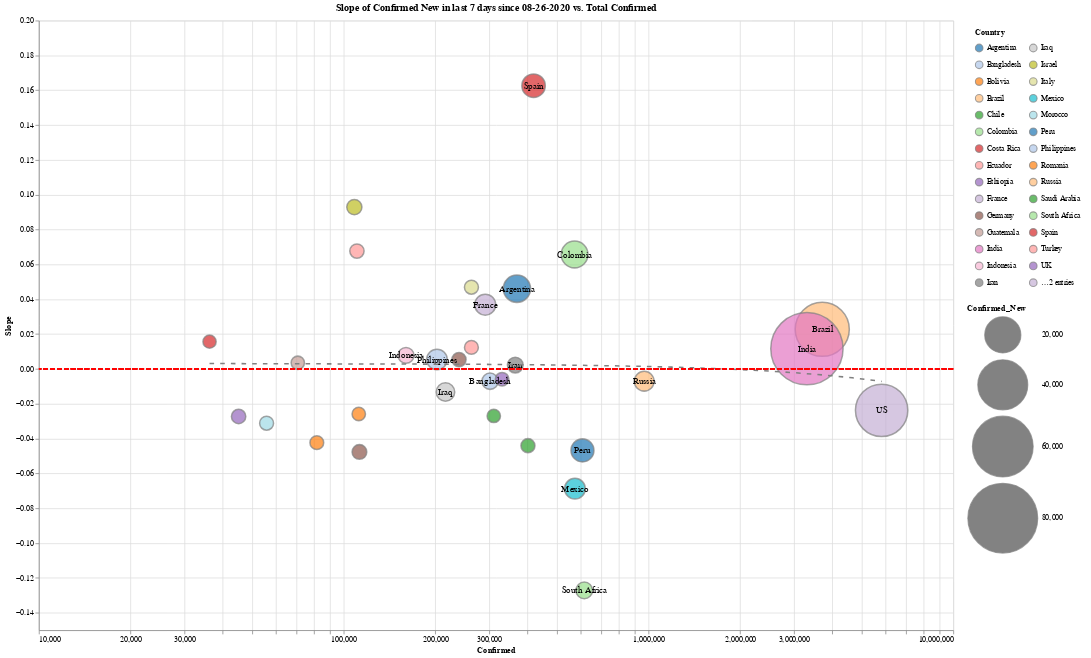

Source (notebook cell):
### Markdown cell above
# Country Level

### Code cell
slope_chart(country_level, 'Country', 0, xscale='log', limit=1000, scale=3, window=7).properties(
    width=1200,
    height=800
).interactive()

### Figure 1 — Vega-Lite specification as saved in the notebook (floating-point values rounded to 4 significant figures)
{"config": {"view": {"continuousWidth": 400, "continuousHeight": 300}}, "layer": [{"mark": {"type": "point", "filled": true, "stroke": "grey"}, "encoding": {"color": {"type": "nominal", "field": "Country", "legend": {"clipHeight": 20, "columns": 2, "padding": 10}, "scale": {"scheme": "category20"}}, "size": {"type": "quantitative", "field": "Confirmed_New", "scale": {"domain": [1002.0, 85690.0], "range": [300, 9000]}}, "tooltip": [{"type": "nominal", "field": "Country"}, {"type": "quantitative", "field": "Confirmed"}, {"type": "quantitative", "field": "Slope"}, {"type": "quantitative", "field": "Confirmed_New"}], "x": {"type": "quantitative", "axis": {"offset": 0}, "field": "Confirmed", "scale": {"type": "log"}}, "y": {"type": "quantitative", "axis": {"title": "Slope"}, "field": "Slope"}}, "selection": {"selector001": {"type": "interval", "bind": "scales", "encodings": ["x", "y"]}}, "title": "Slope of Confirmed New in last 7 days since 08-26-2020 vs. Total Confirmed"}, {"mark": "text", "encoding": {"color": {"value": "black"}, "size": {"value": 12}, "text": {"type": "nominal", "field": "Country"}, "tooltip": [{"type": "nominal", "field": "Country"}, {"type": "quantitative", "field": "Confirmed"}, {"type": "quantitative", "field": "Slope"}, {"type": "quantitative", "field": "Confirmed_New"}], "x": {"type": "quantitative", "axis": {"offset": 0}, "field": "Confirmed", "scale": {"type": "log"}}, "y": {"type": "quantitative", "axis": {"title": "Slope"}, "field": "Slope"}}, "title": "Slope of Confirmed New in last 7 days since 08-26-2020 vs. Total Confirmed", "transform": [{"filter": "(datum['Confirmed_New'] > 2000)"}]}, {"mark": {"type": "line", "strokeDash": [6, 8]}, "encoding": {"color": {"value": "grey"}, "size": {"value": 2}, "tooltip": [{"type": "nominal", "field": "Country"}, {"type": "quantitative", "field": "Confirmed"}, {"type": "quantitative", "field": "Slope"}, {"type": "quantitative", "field": "Confirmed_New"}], "x": {"type": "quantitative", "axis": {"offset": 0}, "field": "Confirmed", "scale": {"type": "log"}}, "y": {"type": "quantitative", "axis": {"title": "Slope"}, "field": "Slope"}}, "title": "Slope of Confirmed New in last 7 days since 08-26-2020 vs. Total Confirmed", "transform": [{"on": "Confirmed", "regression": "Slope", "method": "poly", "order": 1}]}, {"mark": {"type": "rule", "color": "red", "strokeDash": [6, 3]}, "encoding": {"y": {"type": "quantitative", "axis": {"title": ""}, "field": "a"}}, "transform": [{"calculate": "0", "as": "a"}]}], "data": {"name": "data-cdd26fc14e055e2111d6195cacd2e3c3"}, "height": 800, "width": 1200, "$schema": "https://vega.github.io/schema/vega-lite/v4.0.2.json", "datasets": {"data-cdd26fc14e055e2111d6195cacd2e3c3": [{"Country": "Argentina", "Date": "08-26-2020", "Confirmed": 370200.0, "Deaths": 7839.0, "Recovered": 268800.0, "Confirmed_New": 10550.0, "Deaths_New": 276.0, "Recovered_New": 5599.0, "Active": 93550.0, "Slope": 0.04604}, {"Country": "Bangladesh", "Date": "08-26-2020", "Confirmed": 302100.0, "Deaths": 4082.0, "Recovered": 190200.0, "Confirmed_New": 2519.0, "Deaths_New": 54.0, "Recovered_New": 3427.0, "Active": 107900.0, "Slope": -0.007073}, {"Country": "Bolivia", "Date": "08-26-2020", "Confirmed": 112100.0, "Deaths": 4726.0, "Recovered": 50400.0, "Confirmed_New": 1095.0, "Deaths_New": 62.0, "Recovered_New": 1522.0, "Active": 56970.0, "Slope": -0.02584}, {"Country": "Brazil", "Date": "08-26-2020", "Confirmed": 3717000.0, "Deaths": 117700.0, "Recovered": 3082000.0, "Confirmed_New": 47160.0, "Deaths_New": 1085.0, "Recovered_New": 49900.0, "Active": 517000.0, "Slope": 0.02275}, {"Country": "Chile", "Date": "08-26-2020", "Confirmed": 402400.0, "Deaths": 10990.0, "Recovered": 376300.0, "Confirmed_New": 1380.0, "Deaths_New": 32.0, "Recovered_New": 1805.0, "Active": 15110.0, "Slope": -0.04405}, {"Country": "Colombia", "Date": "08-26-2020", "Confirmed": 572200.0, "Deaths": 18180.0, "Recovered": 407100.0, "Confirmed_New": 10130.0, "Deaths_New": 295.0, "Recovered_New": 11650.0, "Active": 146900.0, "Slope": 0.06571}, {"Country": "Costa Rica", "Date": "08-26-2020", "Confirmed": 36310.0, "Deaths": 386.0, "Recovered": 13320.0, "Confirmed_New": 1002.0, "Deaths_New": 10.0, "Recovered_New": 244.0, "Active": 22600.0, "Slope": 0.01565}, {"Country": "Ecuador", "Date": "08-26-2020", "Confirmed": 110500.0, "Deaths": 6410.0, "Recovered": 95100.0, "Confirmed_New": 1519.0, "Deaths_New": 42.0, "Recovered_New": 72.0, "Active": 9042.0, "Slope": 0.06767}, {"Country": "Ethiopia", "Date": "08-26-2020", "Confirmed": 45220.0, "Deaths": 725.0, "Recovered": 16310.0, "Confirmed_New": 1533.0, "Deaths_New": 16.0, "Recovered_New": 515.0, "Active": 28180.0, "Slope": -0.0273}, {"Country": "France", "Date": "08-26-2020", "Confirmed": 291400.0, "Deaths": 30550.0, "Recovered": 85810.0, "Confirmed_New": 5472.0, "Deaths_New": 0.0, "Recovered_New": 54.0, "Active": 175000.0, "Slope": 0.0369}, {"Country": "Germany", "Date": "08-26-2020", "Confirmed": 239000.0, "Deaths": 9285.0, "Recovered": 211700.0, "Confirmed_New": 1427.0, "Deaths_New": 4.0, "Recovered_New": 1358.0, "Active": 18030.0, "Slope": 0.005338}, {"Country": "Guatemala", "Date": "08-26-2020", "Confirmed": 70710.0, "Deaths": 2662.0, "Recovered": 58780.0, "Confirmed_New": 1063.0, "Deaths_New": 32.0, "Recovered_New": 892.0, "Active": 9269.0, "Slope": 0.003516}, {"Country": "India", "Date": "08-26-2020", "Confirmed": 3310000.0, "Deaths": 60470.0, "Recovered": 2524000.0, "Confirmed_New": 85690.0, "Deaths_New": 1115.0, "Recovered_New": 65430.0, "Active": 726000.0, "Slope": 0.01163}, {"Country": "Indonesia", "Date": "08-26-2020", "Confirmed": 160200.0, "Deaths": 6944.0, "Recovered": 115400.0, "Confirmed_New": 2306.0, "Deaths_New": 86.0, "Recovered_New": 2542.0, "Active": 37810.0, "Slope": 0.007794}, {"Country": "Iran", "Date": "08-26-2020", "Confirmed": 365600.0, "Deaths": 21020.0, "Recovered": 314900.0, "Confirmed_New": 2243.0, "Deaths_New": 119.0, "Recovered_New": 1812.0, "Active": 29720.0, "Slope": 0.002224}, {"Country": "Iraq", "Date": "08-26-2020", "Confirmed": 215800.0, "Deaths": 6668.0, "Recovered": 157200.0, "Confirmed_New": 3837.0, "Deaths_New": 72.0, "Recovered_New": 3454.0, "Active": 51900.0, "Slope": -0.01324}, {"Country": "Israel", "Date": "08-26-2020", "Confirmed": 108400.0, "Deaths": 875.0, "Recovered": 86470.0, "Confirmed_New": 1943.0, "Deaths_New": 16.0, "Recovered_New": 2644.0, "Active": 21060.0, "Slope": 0.09291}, {"Country": "Italy", "Date": "08-26-2020", "Confirmed": 262500.0, "Deaths": 35460.0, "Recovered": 206300.0, "Confirmed_New": 1366.0, "Deaths_New": 13.0, "Recovered_New": 314.0, "Active": 20750.0, "Slope": 0.04695}, {"Country": "Mexico", "Date": "08-26-2020", "Confirmed": 573900.0, "Deaths": 62080.0, "Recovered": 472200.0, "Confirmed_New": 5267.0, "Deaths_New": 626.0, "Recovered_New": 2991.0, "Active": 39620.0, "Slope": -0.06878}, {"Country": "Morocco", "Date": "08-26-2020", "Confirmed": 55860.0, "Deaths": 984.0, "Recovered": 40590.0, "Confirmed_New": 1336.0, "Deaths_New": 29.0, "Recovered_New": 2293.0, "Active": 14290.0, "Slope": -0.03118}, {"Country": "Peru", "Date": "08-26-2020", "Confirmed": 607400.0, "Deaths": 28000.0, "Recovered": 414600.0, "Confirmed_New": 6944.0, "Deaths_New": 188.0, "Recovered_New": 0.0, "Active": 164800.0, "Slope": -0.04677}, {"Country": "Philippines", "Date": "08-26-2020", "Confirmed": 202400.0, "Deaths": 3137.0, "Recovered": 133500.0, "Confirmed_New": 5197.0, "Deaths_New": 99.0, "Recovered_New": 1064.0, "Active": 65760.0, "Slope": 0.005378}, {"Country": "Romania", "Date": "08-26-2020", "Confirmed": 81650.0, "Deaths": 3421.0, "Recovered": 36290.0, "Confirmed_New": 1256.0, "Deaths_New": 54.0, "Recovered_New": 470.0, "Active": 41940.0, "Slope": -0.04234}, {"Country": "Russia", "Date": "08-26-2020", "Confirmed": 968300.0, "Deaths": 16640.0, "Recovered": 784300.0, "Confirmed_New": 4642.0, "Deaths_New": 114.0, "Recovered_New": 6317.0, "Active": 167400.0, "Slope": -0.007077}, {"Country": "Saudi Arabia", "Date": "08-26-2020", "Confirmed": 310800.0, "Deaths": 3755.0, "Recovered": 284900.0, "Confirmed_New": 1068.0, "Deaths_New": 33.0, "Recovered_New": 1013.0, "Active": 22140.0, "Slope": -0.02699}, {"Country": "South Africa", "Date": "08-26-2020", "Confirmed": 615700.0, "Deaths": 13500.0, "Recovered": 525200.0, "Confirmed_New": 2684.0, "Deaths_New": 194.0, "Recovered_New": 4861.0, "Active": 76960.0, "Slope": -0.1272}, {"Country": "Spain", "Date": "08-26-2020", "Confirmed": 419800.0, "Deaths": 28970.0, "Recovered": 150400.0, "Confirmed_New": 7296.0, "Deaths_New": 47.0, "Recovered_New": 0.0, "Active": 240500.0, "Slope": 0.1626}, {"Country": "Turkey", "Date": "08-26-2020", "Confirmed": 262500.0, "Deaths": 6183.0, "Recovered": 239800.0, "Confirmed_New": 1313.0, "Deaths_New": 20.0, "Recovered_New": 1002.0, "Active": 16530.0, "Slope": 0.01234}, {"Country": "UK", "Date": "08-26-2020", "Confirmed": 331000.0, "Deaths": 41550.0, "Recovered": 1551.0, "Confirmed_New": 1146.0, "Deaths_New": 17.0, "Recovered_New": 0.0, "Active": 287900.0, "Slope": -0.005878}, {"Country": "US", "Date": "08-26-2020", "Confirmed": 5822000.0, "Deaths": 179700.0, "Recovered": 2084000.0, "Confirmed_New": 44110.0, "Deaths_New": 1222.0, "Recovered_New": 30770.0, "Active": 3558000.0, "Slope": -0.0238}, {"Country": "Ukraine", "Date": "08-26-2020", "Confirmed": 112700.0, "Deaths": 2399.0, "Recovered": 55330.0, "Confirmed_New": 1704.0, "Deaths_New": 37.0, "Recovered_New": 670.0, "Active": 54930.0, "Slope": -0.04768}]}}
